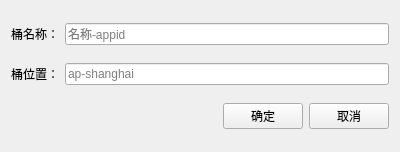
<?xml version="1.0" encoding="UTF-8"?>
<ui version="4.0">
 <class>UiCreateBucketDialog</class>
 <widget class="QWidget" name="UiCreateBucketDialog">
  <property name="geometry">
   <rect>
    <x>0</x>
    <y>0</y>
    <width>400</width>
    <height>152</height>
   </rect>
  </property>
  <property name="windowTitle">
   <string>Form</string>
  </property>
  <layout class="QVBoxLayout" name="verticalLayout">
   <item>
    <layout class="QHBoxLayout" name="horizontalLayout">
     <item>
      <widget class="QLabel" name="labelName">
       <property name="text">
        <string>桶名称：</string>
       </property>
      </widget>
     </item>
     <item>
      <widget class="QLineEdit" name="lineName">
       <property name="text">
        <string/>
       </property>
       <property name="placeholderText">
        <string>名称-appid</string>
       </property>
      </widget>
     </item>
    </layout>
   </item>
   <item>
    <layout class="QHBoxLayout" name="horizontalLayout_2">
     <item>
      <widget class="QLabel" name="labelLocation">
       <property name="text">
        <string>桶位置：</string>
       </property>
      </widget>
     </item>
     <item>
      <widget class="QLineEdit" name="lineLocation">
       <property name="placeholderText">
        <string>ap-shanghai</string>
       </property>
      </widget>
     </item>
    </layout>
   </item>
   <item>
    <layout class="QHBoxLayout" name="horizontalLayout_3">
     <item>
      <spacer name="horizontalSpacer">
       <property name="orientation">
        <enum>Qt::Orientation::Horizontal</enum>
       </property>
       <property name="sizeHint" stdset="0">
        <size>
         <width>40</width>
         <height>20</height>
        </size>
       </property>
      </spacer>
     </item>
     <item>
      <widget class="QPushButton" name="btnOk">
       <property name="text">
        <string>确定</string>
       </property>
      </widget>
     </item>
     <item>
      <widget class="QPushButton" name="btnCancel">
       <property name="text">
        <string>取消</string>
       </property>
      </widget>
     </item>
    </layout>
   </item>
  </layout>
 </widget>
 <resources/>
 <connections/>
</ui>
